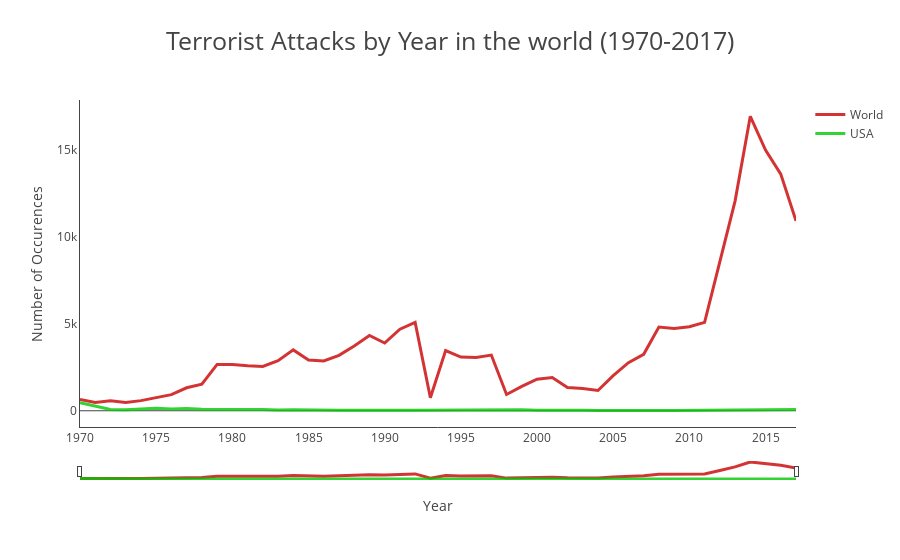

Write notebook code for a chart like this one.
### Code cell
# terrorist attacks by year
worldterror_peryear = np.asarray(all_year_df.groupby('iyear').iyear.count())
usaterror_peryear = np.asarray(df_usa.groupby('iyear').iyear.count())

terror_years = np.arange(1970, 2018)

trace1 = go.Scatter(
         x = terror_years,
         y = worldterror_peryear,
        name = 'World',
         mode = 'lines',
         line = dict(
             color = 'rgb(200,0,0)',
             width = 3),
                opacity = 0.8
         )

trace2 = go.Scatter(
         x = terror_years,
         y = usaterror_peryear,
    name='USA',
         mode = 'lines',
         line = dict(
             color = 'rgb(0,200,0)',
             width = 3),
                opacity = 0.8
         )

layout = go.Layout(
         title = 'Terrorist Attacks by Year in the world (1970-2017)',
        titlefont = dict(size = 25),
         xaxis = dict(title='Year',
             rangeslider = dict(thickness = 0.05),
             showline = True,
             showgrid = False
         ),
         yaxis = dict(title='Number of Occurences',
             showline = True,
             showgrid = False)
         )

data = [trace1,trace2]
figure = dict(data = data, layout = layout)
iplot(figure)

### Figure 1 — Plotly figure (JSON) as saved in the notebook; plotly's stock layout.template omitted (floating-point values rounded to 4 significant figures)
{"data": [{"line": {"color": "rgb(200,0,0)", "width": 3}, "mode": "lines", "name": "World", "opacity": 0.8, "type": "scatter", "x": [1970, 1971, 1972, 1973, 1974, 1975, 1976, 1977, 1978, 1979, 1980, 1981, 1982, 1983, 1984, 1985, 1986, 1987, 1988, 1989, 1990, 1991, 1992, 1993, 1994, 1995, 1996, 1997, 1998, 1999, 2000, 2001, 2002, 2003, 2004, 2005, 2006, 2007, 2008, 2009, 2010, 2011, 2012, 2013, 2014, 2015, 2016, 2017], "y": [651, 471, 568, 473, 581, 740, 923, 1319, 1526, 2662, 2662, 2586, 2544, 2870, 3495, 2915, 2860, 3183, 3721, 4324, 3887, 4683, 5071, 747, 3456, 3081, 3058, 3197, 934, 1395, 1814, 1906, 1333, 1278, 1166, 2017, 2758, 3242, 4805, 4721, 4826, 5076, 8522, 12036, 16903, 14965, 13587, 10900]}, {"line": {"color": "rgb(0,200,0)", "width": 3}, "mode": "lines", "name": "USA", "opacity": 0.8, "type": "scatter", "x": [1970, 1971, 1972, 1973, 1974, 1975, 1976, 1977, 1978, 1979, 1980, 1981, 1982, 1983, 1984, 1985, 1986, 1987, 1988, 1989, 1990, 1991, 1992, 1993, 1994, 1995, 1996, 1997, 1998, 1999, 2000, 2001, 2002, 2003, 2004, 2005, 2006, 2007, 2008, 2009, 2010, 2011, 2012, 2013, 2014, 2015, 2016, 2017], "y": [468, 247, 68, 58, 94, 149, 105, 130, 87, 69, 67, 74, 78, 44, 63, 40, 49, 34, 27, 42, 32, 30, 32, 36, 55, 60, 35, 40, 31, 53, 32, 41, 33, 33, 9, 21, 6, 8, 18, 11, 17, 10, 20, 20, 29, 38, 64, 65]}], "layout": {"title": "Terrorist Attacks by Year in the world (1970-2017)", "titlefont": {"size": 25}, "xaxis": {"rangeslider": {"thickness": 0.05}, "showgrid": false, "showline": true, "title": "Year"}, "yaxis": {"showgrid": false, "showline": true, "title": "Number of Occurences"}}}
